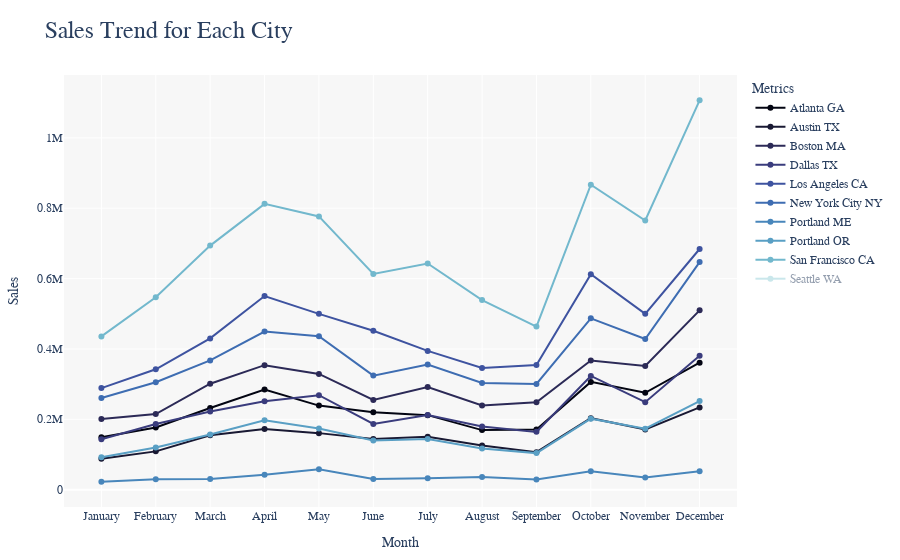

The notebook cell saved with this chart:
### Code cell
city_month_sales = maindf.groupby(['City State', 'Month'])['Sales'].sum().reset_index()

fig = px.line(
    city_month_sales,
    x='Month',
    y='Sales',
    color='City State',
    title='Sales Trend for Each City',
    labels={'Month': 'Month', 'Sales': 'Total Sales ($)', 'City State': 'City'},
    markers=True,
    color_discrete_sequence=px.colors.sequential.ice
)


fig.update_layout(
    title_font=dict(size=24),
    font_family="Arial Black",
    xaxis_title="Month", 
    xaxis=dict(
        tickvals=list(range(1, 13)),
        ticktext=[
            'January', 'February', 'March', 'April', 'May', 'June', 
            'July', 'August', 'September', 'October', 'November', 'December'
        ]
    ),
    yaxis_title="Sales",
    legend_title="Metrics",
    margin=dict(t=75, l=25, r=25, b=25),
    plot_bgcolor="rgba( 245, 245, 245, 0.8)",
    height= 500
)

fig.show()

### Figure 1 — Plotly figure (JSON) as saved in the notebook; plotly's stock layout.template omitted (floating-point values rounded to 4 significant figures)
{"data": [{"hovertemplate": "City=Atlanta GA<br>Month=%{x}<br>Total Sales ($)=%{y}<extra></extra>", "legendgroup": "Atlanta GA", "line": {"color": "rgb(3, 5, 18)", "dash": "solid"}, "marker": {"symbol": "circle"}, "mode": "lines+markers", "name": "Atlanta GA", "orientation": "v", "showlegend": true, "type": "scatter", "x": [1, 2, 3, 4, 5, 6, 7, 8, 9, 10, 11, 12], "xaxis": "x", "y": [149200.0, 176500.0, 231900.0, 284400.0, 238900.0, 219800.0, 211800.0, 169300.0, 171300.0, 306300.0, 275300.0, 360900.0], "yaxis": "y"}, {"hovertemplate": "City=Austin TX<br>Month=%{x}<br>Total Sales ($)=%{y}<extra></extra>", "legendgroup": "Austin TX", "line": {"color": "rgb(25, 25, 51)", "dash": "solid"}, "marker": {"symbol": "circle"}, "mode": "lines+markers", "name": "Austin TX", "orientation": "v", "showlegend": true, "type": "scatter", "x": [1, 2, 3, 4, 5, 6, 7, 8, 9, 10, 11, 12], "xaxis": "x", "y": [88090.0, 108800.0, 154500.0, 172700.0, 160600.0, 144100.0, 150300.0, 125700.0, 106500.0, 203200.0, 171300.0, 233800.0], "yaxis": "y"}, {"hovertemplate": "City=Boston MA<br>Month=%{x}<br>Total Sales ($)=%{y}<extra></extra>", "legendgroup": "Boston MA", "line": {"color": "rgb(44, 42, 87)", "dash": "solid"}, "marker": {"symbol": "circle"}, "mode": "lines+markers", "name": "Boston MA", "orientation": "v", "showlegend": true, "type": "scatter", "x": [1, 2, 3, 4, 5, 6, 7, 8, 9, 10, 11, 12], "xaxis": "x", "y": [201100.0, 214800.0, 301000.0, 353800.0, 328800.0, 254700.0, 291500.0, 239300.0, 248400.0, 367000.0, 351500.0, 509600.0], "yaxis": "y"}, {"hovertemplate": "City=Dallas TX<br>Month=%{x}<br>Total Sales ($)=%{y}<extra></extra>", "legendgroup": "Dallas TX", "line": {"color": "rgb(58, 60, 125)", "dash": "solid"}, "marker": {"symbol": "circle"}, "mode": "lines+markers", "name": "Dallas TX", "orientation": "v", "showlegend": true, "type": "scatter", "x": [1, 2, 3, 4, 5, 6, 7, 8, 9, 10, 11, 12], "xaxis": "x", "y": [143500.0, 186700.0, 222400.0, 251400.0, 268500.0, 186900.0, 212300.0, 179800.0, 164200.0, 323100.0, 248600.0, 380700.0], "yaxis": "y"}, {"hovertemplate": "City=Los Angeles CA<br>Month=%{x}<br>Total Sales ($)=%{y}<extra></extra>", "legendgroup": "Los Angeles CA", "line": {"color": "rgb(62, 83, 160)", "dash": "solid"}, "marker": {"symbol": "circle"}, "mode": "lines+markers", "name": "Los Angeles CA", "orientation": "v", "showlegend": true, "type": "scatter", "x": [1, 2, 3, 4, 5, 6, 7, 8, 9, 10, 11, 12], "xaxis": "x", "y": [288600.0, 342100.0, 429900.0, 550300.0, 499700.0, 451500.0, 394300.0, 345900.0, 354100.0, 612500.0, 499700.0, 684000.0], "yaxis": "y"}, {"hovertemplate": "City=New York City NY<br>Month=%{x}<br>Total Sales ($)=%{y}<extra></extra>", "legendgroup": "New York City NY", "line": {"color": "rgb(62, 109, 178)", "dash": "solid"}, "marker": {"symbol": "circle"}, "mode": "lines+markers", "name": "New York City NY", "orientation": "v", "showlegend": true, "type": "scatter", "x": [1, 2, 3, 4, 5, 6, 7, 8, 9, 10, 11, 12], "xaxis": "x", "y": [260600.0, 305400.0, 367300.0, 449400.0, 436100.0, 324100.0, 355700.0, 303200.0, 300600.0, 487000.0, 428200.0, 646800.0], "yaxis": "y"}, {"hovertemplate": "City=Portland ME<br>Month=%{x}<br>Total Sales ($)=%{y}<extra></extra>", "legendgroup": "Portland ME", "line": {"color": "rgb(72, 134, 187)", "dash": "solid"}, "marker": {"symbol": "circle"}, "mode": "lines+markers", "name": "Portland ME", "orientation": "v", "showlegend": true, "type": "scatter", "x": [1, 2, 3, 4, 5, 6, 7, 8, 9, 10, 11, 12], "xaxis": "x", "y": [22710.0, 29850.0, 30520.0, 42540.0, 57980.0, 30030.0, 32420.0, 36000.0, 28760.0, 52320.0, 34680.0, 51970.0], "yaxis": "y"}, {"hovertemplate": "City=Portland OR<br>Month=%{x}<br>Total Sales ($)=%{y}<extra></extra>", "legendgroup": "Portland OR", "line": {"color": "rgb(89, 159, 196)", "dash": "solid"}, "marker": {"symbol": "circle"}, "mode": "lines+markers", "name": "Portland OR", "orientation": "v", "showlegend": true, "type": "scatter", "x": [1, 2, 3, 4, 5, 6, 7, 8, 9, 10, 11, 12], "xaxis": "x", "y": [92280.0, 119600.0, 156700.0, 197400.0, 173700.0, 139600.0, 144000.0, 116900.0, 103800.0, 201800.0, 173200.0, 251700.0], "yaxis": "y"}, {"hovertemplate": "City=San Francisco CA<br>Month=%{x}<br>Total Sales ($)=%{y}<extra></extra>", "legendgroup": "San Francisco CA", "line": {"color": "rgb(114, 184, 205)", "dash": "solid"}, "marker": {"symbol": "circle"}, "mode": "lines+markers", "name": "San Francisco CA", "orientation": "v", "showlegend": true, "type": "scatter", "x": [1, 2, 3, 4, 5, 6, 7, 8, 9, 10, 11, 12], "xaxis": "x", "y": [435600.0, 547100.0, 693700.0, 812400.0, 776700.0, 613200.0, 642900.0, 538800.0, 463600.0, 866700.0, 765000.0, 1107000.0], "yaxis": "y"}, {"hovertemplate": "City=Seattle WA<br>Month=%{x}<br>Total Sales ($)=%{y}<extra></extra>", "legendgroup": "Seattle WA", "line": {"color": "rgb(149, 207, 216)", "dash": "solid"}, "marker": {"symbol": "circle"}, "mode": "lines+markers", "name": "Seattle WA", "orientation": "v", "showlegend": true, "type": "scatter", "visible": "legendonly", "x": [1, 2, 3, 4, 5, 6, 7, 8, 9, 10, 11, 12], "xaxis": "x", "y": [140700.0, 171300.0, 219100.0, 276300.0, 211700.0, 213900.0, 212500.0, 189700.0, 156400.0, 316900.0, 252100.0, 387300.0], "yaxis": "y"}], "layout": {"autosize": true, "font": {"family": "Arial Black"}, "legend": {"title": {"text": "Metrics"}, "tracegroupgap": 0}, "margin": {"b": 25, "l": 25, "r": 25, "t": 75}, "plot_bgcolor": "rgba( 245, 245, 245, 0.8)", "title": {"font": {"size": 24}, "text": "Sales Trend for Each City"}, "xaxis": {"anchor": "y", "autorange": true, "domain": [0, 1], "range": [0.3277, 12.67], "ticktext": ["January", "February", "March", "April", "May", "June", "July", "August", "September", "October", "November", "December"], "tickvals": [1, 2, 3, 4, 5, 6, 7, 8, 9, 10, 11, 12], "title": {"text": "Month"}, "type": "linear"}, "yaxis": {"anchor": "x", "autorange": true, "domain": [0, 1], "range": [-52820.0, 1182000.0], "title": {"text": "Sales"}, "type": "linear"}}}
